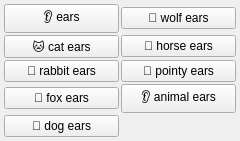
<?xml version="1.0" encoding="UTF-8"?>
<ui version="4.0">
 <class>clothes_ears_menu</class>
 <widget class="QWidget" name="clothes_ears_menu">
  <property name="geometry">
   <rect><x>0</x><y>0</y><width>240</width><height>60</height></rect>
  </property>
  <layout class="QGridLayout" name="grid">
   <property name="leftMargin"><number>4</number></property>
   <property name="topMargin"><number>4</number></property>
   <property name="rightMargin"><number>4</number></property>
   <property name="bottomMargin"><number>4</number></property>
   <property name="horizontalSpacing"><number>2</number></property>
   <property name="verticalSpacing"><number>2</number></property>
   <item row="0" column="0">
    <widget class="QPushButton" name="chk_ears">
     <property name="checkable"><bool>true</bool></property>
     <property name="text"><string>👂 ears</string></property>
     <property name="tags" stdset="0"><string>ears</string></property>
     <property name="group" stdset="0"><string>ears</string></property>
    </widget>
   </item>
   <item row="1" column="0">
    <widget class="QPushButton" name="chk_cat_ears">
     <property name="checkable"><bool>true</bool></property>
     <property name="text"><string>🐱 cat ears</string></property>
     <property name="tags" stdset="0"><string>cat ears</string></property>
     <property name="group" stdset="0"><string>ears</string></property>
    </widget>
   </item>
   <item row="2" column="0">
    <widget class="QPushButton" name="chk_rabbit_ears">
     <property name="checkable"><bool>true</bool></property>
     <property name="text"><string>🐰 rabbit ears</string></property>
     <property name="tags" stdset="0"><string>rabbit ears</string></property>
     <property name="group" stdset="0"><string>ears</string></property>
    </widget>
   </item>
   <item row="3" column="0">
    <widget class="QPushButton" name="chk_fox_ears">
     <property name="checkable"><bool>true</bool></property>
     <property name="text"><string>🦊 fox ears</string></property>
     <property name="tags" stdset="0"><string>fox ears</string></property>
     <property name="group" stdset="0"><string>ears</string></property>
    </widget>
   </item>
   <item row="4" column="0">
    <widget class="QPushButton" name="chk_dog_ears">
     <property name="checkable"><bool>true</bool></property>
     <property name="text"><string>🐶 dog ears</string></property>
     <property name="tags" stdset="0"><string>dog ears</string></property>
     <property name="group" stdset="0"><string>ears</string></property>
    </widget>
   </item>
   <item row="0" column="1">
    <widget class="QPushButton" name="chk_wolf_ears">
     <property name="checkable"><bool>true</bool></property>
     <property name="text"><string>🐺 wolf ears</string></property>
     <property name="tags" stdset="0"><string>wolf ears</string></property>
     <property name="group" stdset="0"><string>ears</string></property>
    </widget>
   </item>
   <item row="1" column="1">
    <widget class="QPushButton" name="chk_horse_ears">
     <property name="checkable"><bool>true</bool></property>
     <property name="text"><string>🐴 horse ears</string></property>
     <property name="tags" stdset="0"><string>horse ears</string></property>
     <property name="group" stdset="0"><string>ears</string></property>
    </widget>
   </item>
   <item row="2" column="1">
    <widget class="QPushButton" name="chk_pointy_ears">
     <property name="checkable"><bool>true</bool></property>
     <property name="text"><string>🔺 pointy ears</string></property>
     <property name="tags" stdset="0"><string>pointy ears</string></property>
     <property name="group" stdset="0"><string>ears</string></property>
    </widget>
   </item>
   <item row="3" column="1">
    <widget class="QPushButton" name="chk_animal_ears">
     <property name="checkable"><bool>true</bool></property>
     <property name="text"><string>👂 animal ears</string></property>
     <property name="tags" stdset="0"><string>animal ears</string></property>
     <property name="group" stdset="0"><string>ears</string></property>
    </widget>
   </item>
  </layout>
 </widget>
 <resources/>
 <connections/>
</ui>
